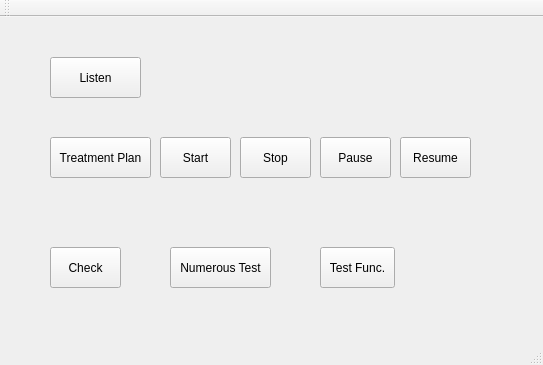
<?xml version="1.0" encoding="UTF-8"?>
<ui version="4.0">
 <class>MainWindow</class>
 <widget class="QMainWindow" name="MainWindow">
  <property name="geometry">
   <rect>
    <x>0</x>
    <y>0</y>
    <width>543</width>
    <height>365</height>
   </rect>
  </property>
  <property name="windowTitle">
   <string>MainWindow</string>
  </property>
  <widget class="QWidget" name="centralWidget">
   <widget class="QPushButton" name="u_buttonTP">
    <property name="geometry">
     <rect>
      <x>50</x>
      <y>120</y>
      <width>101</width>
      <height>41</height>
     </rect>
    </property>
    <property name="text">
     <string>Treatment Plan</string>
    </property>
   </widget>
   <widget class="QPushButton" name="u_buttonStart">
    <property name="geometry">
     <rect>
      <x>160</x>
      <y>120</y>
      <width>71</width>
      <height>41</height>
     </rect>
    </property>
    <property name="text">
     <string>Start</string>
    </property>
   </widget>
   <widget class="QPushButton" name="u_buttonStop">
    <property name="geometry">
     <rect>
      <x>240</x>
      <y>120</y>
      <width>71</width>
      <height>41</height>
     </rect>
    </property>
    <property name="text">
     <string>Stop</string>
    </property>
   </widget>
   <widget class="QPushButton" name="u_buttonPause">
    <property name="geometry">
     <rect>
      <x>320</x>
      <y>120</y>
      <width>71</width>
      <height>41</height>
     </rect>
    </property>
    <property name="text">
     <string>Pause</string>
    </property>
   </widget>
   <widget class="QPushButton" name="u_buttonResume">
    <property name="geometry">
     <rect>
      <x>400</x>
      <y>120</y>
      <width>71</width>
      <height>41</height>
     </rect>
    </property>
    <property name="text">
     <string>Resume</string>
    </property>
   </widget>
   <widget class="QPushButton" name="u_buttonListen">
    <property name="geometry">
     <rect>
      <x>50</x>
      <y>40</y>
      <width>91</width>
      <height>41</height>
     </rect>
    </property>
    <property name="text">
     <string>Listen</string>
    </property>
   </widget>
   <widget class="QPushButton" name="u_buttonTest">
    <property name="geometry">
     <rect>
      <x>320</x>
      <y>230</y>
      <width>75</width>
      <height>41</height>
     </rect>
    </property>
    <property name="text">
     <string>Test Func.</string>
    </property>
   </widget>
   <widget class="QPushButton" name="u_buttonCheckConnection">
    <property name="geometry">
     <rect>
      <x>50</x>
      <y>230</y>
      <width>71</width>
      <height>41</height>
     </rect>
    </property>
    <property name="text">
     <string>Check</string>
    </property>
   </widget>
   <widget class="QPushButton" name="u_buttonNumTest">
    <property name="geometry">
     <rect>
      <x>170</x>
      <y>230</y>
      <width>101</width>
      <height>41</height>
     </rect>
    </property>
    <property name="text">
     <string>Numerous Test</string>
    </property>
   </widget>
  </widget>
  <widget class="QMenuBar" name="menuBar">
   <property name="geometry">
    <rect>
     <x>0</x>
     <y>0</y>
     <width>543</width>
     <height>23</height>
    </rect>
   </property>
  </widget>
  <widget class="QToolBar" name="mainToolBar">
   <attribute name="toolBarArea">
    <enum>TopToolBarArea</enum>
   </attribute>
   <attribute name="toolBarBreak">
    <bool>false</bool>
   </attribute>
  </widget>
  <widget class="QStatusBar" name="statusBar"/>
 </widget>
 <layoutdefault spacing="6" margin="11"/>
 <resources/>
 <connections/>
</ui>
